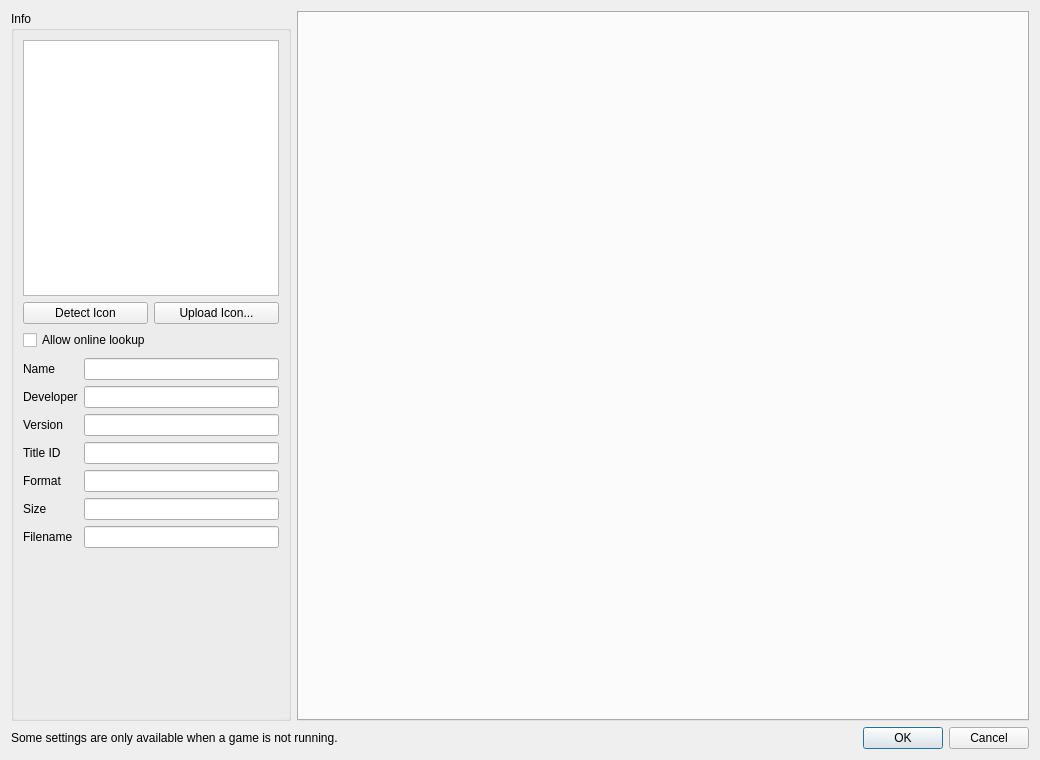
<?xml version="1.0" encoding="UTF-8"?>
<ui version="4.0">
 <class>ConfigurePerGame</class>
 <widget class="QDialog" name="ConfigurePerGame">
  <property name="geometry">
   <rect>
    <x>0</x>
    <y>0</y>
    <width>1040</width>
    <height>760</height>
   </rect>
  </property>
  <property name="windowTitle">
   <string>Dialog</string>
  </property>
  <layout class="QVBoxLayout" name="verticalLayout_3">
   <item>
    <layout class="QHBoxLayout" name="horizontalLayout">
     <item>
      <widget class="QGroupBox" name="gameInfo">
       <property name="sizePolicy">
        <sizepolicy hsizetype="Maximum" vsizetype="Preferred">
         <horstretch>0</horstretch>
         <verstretch>0</verstretch>
        </sizepolicy>
       </property>
       <property name="title">
        <string>Info</string>
       </property>
       <layout class="QVBoxLayout" name="verticalLayout">
        <item alignment="Qt::AlignHCenter">
         <widget class="QGraphicsView" name="icon_view">
          <property name="sizePolicy">
           <sizepolicy hsizetype="Maximum" vsizetype="Maximum">
            <horstretch>0</horstretch>
            <verstretch>0</verstretch>
           </sizepolicy>
          </property>
          <property name="minimumSize">
           <size>
            <width>256</width>
            <height>256</height>
           </size>
          </property>
          <property name="maximumSize">
           <size>
            <width>256</width>
            <height>256</height>
           </size>
          </property>
          <property name="verticalScrollBarPolicy">
           <enum>Qt::ScrollBarAlwaysOff</enum>
          </property>
          <property name="horizontalScrollBarPolicy">
           <enum>Qt::ScrollBarAlwaysOff</enum>
          </property>
          <property name="interactive">
           <bool>false</bool>
          </property>
         </widget>
        </item>
        <item alignment="Qt::AlignHCenter">
         <widget class="QWidget" name="nup_icon_widget" native="true">
          <property name="minimumSize">
           <size>
            <width>256</width>
            <height>0</height>
           </size>
          </property>
          <property name="maximumSize">
           <size>
            <width>256</width>
            <height>16777215</height>
           </size>
          </property>
          <layout class="QGridLayout" name="nup_icon_layout">
           <property name="spacing">
            <number>6</number>
           </property>
           <property name="leftMargin">
            <number>0</number>
           </property>
           <property name="topMargin">
            <number>0</number>
           </property>
           <property name="rightMargin">
            <number>0</number>
           </property>
           <property name="bottomMargin">
            <number>2</number>
           </property>
           <item row="0" column="0">
            <widget class="QPushButton" name="button_detect_icon">
             <property name="sizePolicy">
              <sizepolicy hsizetype="Expanding" vsizetype="Fixed">
               <horstretch>0</horstretch>
               <verstretch>0</verstretch>
              </sizepolicy>
             </property>
             <property name="toolTip">
              <string>Preview a local icon next to the archive. Online lookup is optional. Apply or OK saves changes.</string>
             </property>
             <property name="text">
              <string>Detect Icon</string>
             </property>
            </widget>
           </item>
           <item row="0" column="1">
            <widget class="QPushButton" name="button_upload_icon">
             <property name="sizePolicy">
              <sizepolicy hsizetype="Expanding" vsizetype="Fixed">
               <horstretch>0</horstretch>
               <verstretch>0</verstretch>
              </sizepolicy>
             </property>
             <property name="toolTip">
              <string>Preview a local image as the game icon. Apply or OK saves changes.</string>
             </property>
             <property name="text">
              <string>Upload Icon...</string>
             </property>
            </widget>
           </item>
           <item row="1" column="0" colspan="2">
            <widget class="QCheckBox" name="allow_online_detection">
             <property name="text">
              <string>Allow online lookup</string>
             </property>
             <property name="toolTip">
              <string>If no local icon is found, send the game name to GitHub, Wikipedia and Bing to look for an icon. Disabled by default.</string>
             </property>
             <property name="checked">
              <bool>false</bool>
             </property>
            </widget>
           </item>
          </layout>
         </widget>
        </item>
        <item>
         <layout class="QGridLayout" name="gridLayout_2">
          <item row="6" column="1">
           <widget class="QLineEdit" name="display_size">
            <property name="enabled">
             <bool>true</bool>
            </property>
            <property name="readOnly">
             <bool>true</bool>
            </property>
           </widget>
          </item>
          <item row="3" column="1">
           <widget class="QLineEdit" name="display_version">
            <property name="enabled">
             <bool>true</bool>
            </property>
            <property name="readOnly">
             <bool>true</bool>
            </property>
           </widget>
          </item>
          <item row="1" column="0">
           <widget class="QLabel" name="label">
            <property name="text">
             <string>Name</string>
            </property>
           </widget>
          </item>
          <item row="4" column="0">
           <widget class="QLabel" name="label_4">
            <property name="text">
             <string>Title ID</string>
            </property>
           </widget>
          </item>
          <item row="4" column="1">
           <widget class="QLineEdit" name="display_title_id">
            <property name="enabled">
             <bool>true</bool>
            </property>
            <property name="readOnly">
             <bool>true</bool>
            </property>
           </widget>
          </item>
          <item row="7" column="1">
           <widget class="QLineEdit" name="display_filename">
            <property name="enabled">
             <bool>true</bool>
            </property>
            <property name="readOnly">
             <bool>true</bool>
            </property>
           </widget>
          </item>
          <item row="5" column="1">
           <widget class="QLineEdit" name="display_format">
            <property name="enabled">
             <bool>true</bool>
            </property>
            <property name="readOnly">
             <bool>true</bool>
            </property>
           </widget>
          </item>
          <item row="7" column="0">
           <widget class="QLabel" name="label_7">
            <property name="text">
             <string>Filename</string>
            </property>
           </widget>
          </item>
          <item row="1" column="1">
           <widget class="QLineEdit" name="display_name">
            <property name="enabled">
             <bool>true</bool>
            </property>
            <property name="readOnly">
             <bool>true</bool>
            </property>
           </widget>
          </item>
          <item row="2" column="1">
           <widget class="QLineEdit" name="display_developer">
            <property name="enabled">
             <bool>true</bool>
            </property>
            <property name="readOnly">
             <bool>true</bool>
            </property>
           </widget>
          </item>
          <item row="5" column="0">
           <widget class="QLabel" name="label_5">
            <property name="text">
             <string>Format</string>
            </property>
           </widget>
          </item>
          <item row="3" column="0">
           <widget class="QLabel" name="label_3">
            <property name="text">
             <string>Version</string>
            </property>
           </widget>
          </item>
          <item row="6" column="0">
           <widget class="QLabel" name="label_6">
            <property name="text">
             <string>Size</string>
            </property>
           </widget>
          </item>
          <item row="2" column="0">
           <widget class="QLabel" name="label_2">
            <property name="text">
             <string>Developer</string>
            </property>
           </widget>
          </item>
         </layout>
        </item>
        <item>
         <spacer name="verticalSpacer">
          <property name="orientation">
           <enum>Qt::Vertical</enum>
          </property>
          <property name="sizeHint" stdset="0">
           <size>
            <width>20</width>
            <height>40</height>
           </size>
          </property>
         </spacer>
        </item>
       </layout>
      </widget>
     </item>
     <item>
      <layout class="QVBoxLayout" name="VerticalLayout">
       <item>
        <layout class="QVBoxLayout" name="verticalLayout_2"/>
       </item>
       <item>
        <widget class="QTabWidget" name="tabWidget">
         <property name="enabled">
          <bool>true</bool>
         </property>
         <property name="currentIndex">
          <number>-1</number>
         </property>
         <property name="usesScrollButtons">
          <bool>true</bool>
         </property>
         <property name="documentMode">
          <bool>false</bool>
         </property>
         <property name="tabsClosable">
          <bool>false</bool>
         </property>
        </widget>
       </item>
      </layout>
     </item>
    </layout>
   </item>
   <item>
    <layout class="QHBoxLayout" name="horizontalLayout_2">
     <item>
      <widget class="QLabel" name="label_8">
       <property name="text">
        <string>Some settings are only available when a game is not running.</string>
       </property>
      </widget>
     </item>
     <item>
      <widget class="QDialogButtonBox" name="buttonBox">
       <property name="sizePolicy">
        <sizepolicy hsizetype="Preferred" vsizetype="Preferred">
         <horstretch>0</horstretch>
         <verstretch>0</verstretch>
        </sizepolicy>
       </property>
       <property name="orientation">
        <enum>Qt::Horizontal</enum>
       </property>
       <property name="standardButtons">
        <set>QDialogButtonBox::Cancel|QDialogButtonBox::Ok</set>
       </property>
      </widget>
     </item>
    </layout>
   </item>
  </layout>
 </widget>
 <resources/>
 <connections>
  <connection>
   <sender>buttonBox</sender>
   <signal>accepted()</signal>
   <receiver>ConfigurePerGame</receiver>
   <slot>accept()</slot>
   <hints>
    <hint type="sourcelabel">
     <x>20</x>
     <y>20</y>
    </hint>
    <hint type="destinationlabel">
     <x>20</x>
     <y>20</y>
    </hint>
   </hints>
  </connection>
  <connection>
   <sender>buttonBox</sender>
   <signal>rejected()</signal>
   <receiver>ConfigurePerGame</receiver>
   <slot>reject()</slot>
   <hints>
    <hint type="sourcelabel">
     <x>20</x>
     <y>20</y>
    </hint>
    <hint type="destinationlabel">
     <x>20</x>
     <y>20</y>
    </hint>
   </hints>
  </connection>
 </connections>
</ui>
